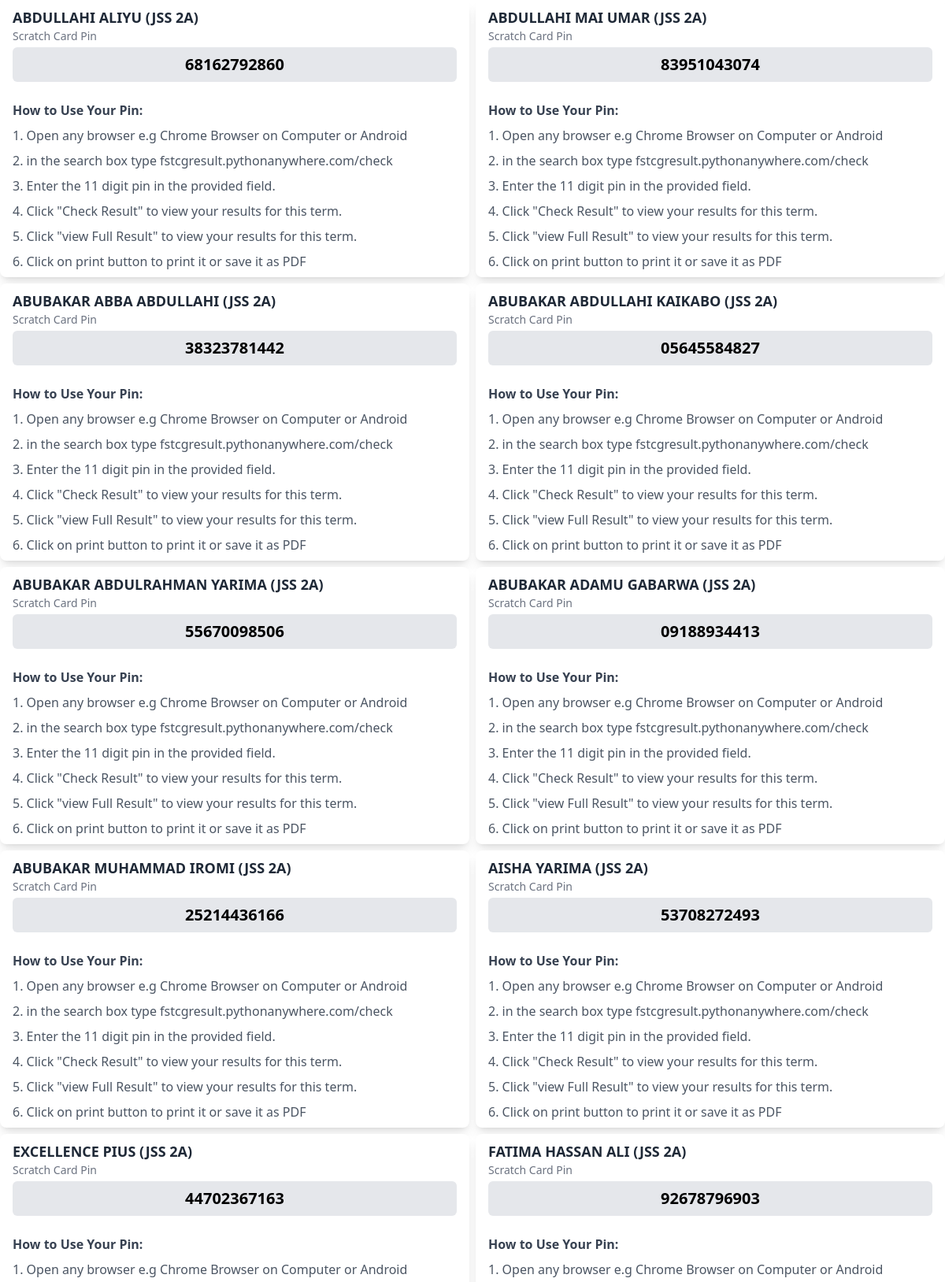
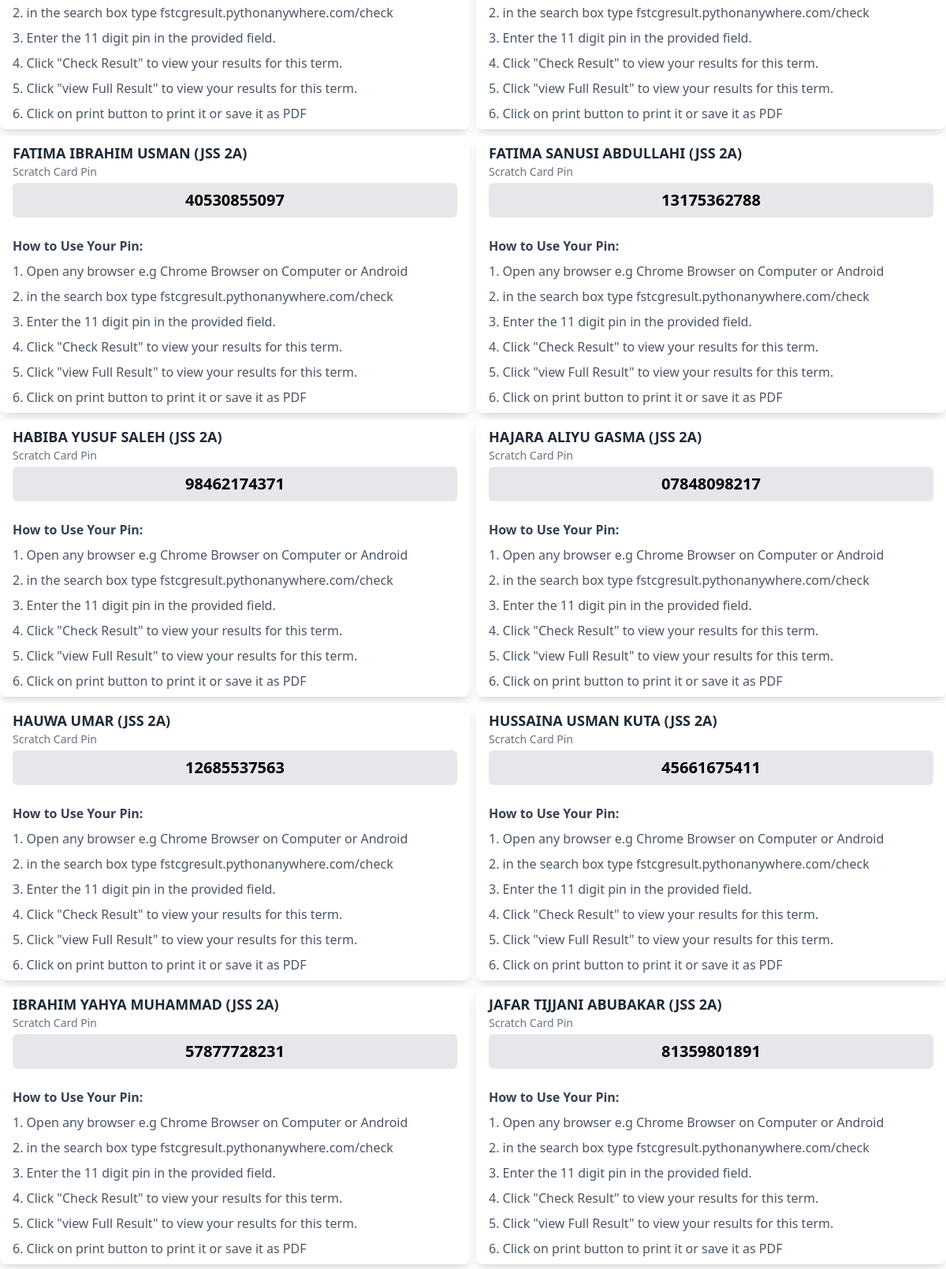
Page /scratch-cards/ (upper part) on the committed database (2 pictures, top to bottom).
### report_card/models.py (models this page shows, shortened)
class Report(models.Model):
    session = models.ForeignKey(Session, related_name='session_reports', on_delete = models.CASCADE)
    term = models.ForeignKey(Term, related_name='term_reports', on_delete = models.CASCADE)
    student = models.ForeignKey(StudentProfile, related_name='student_reports', on_delete = models.CASCADE)
    subjects = models.ManyToManyField(SubjectEntry, related_name = 'subjects')
    level = models.ForeignKey(Level, related_name='level_results', on_delete=models.CASCADE)
    is_approved = models.BooleanField(default = False)
    date_created = models.DateTimeField(auto_now_add = True)
    overall_total = models.IntegerField(blank = True,null=True)
    next_term_begin = models.CharField(max_length=255,blank=True, null=True)
    position = models.IntegerField(blank = True, null =True)
    out_of = models.CharField(max_length=255,blank = True,null=True)
    closes_on = models.CharField(max_length=255,blank = True,null=True)
    pin = models.CharField(max_length=255,blank = True,null=True)
    class Meta:
        unique_together = ('session', 'term', 'student', 'level')

### profiles/models.py (models this page shows, shortened)
class StudentProfile(models.Model):
    years=(('2023','2023'),('2024','2024'),('2025','2025'),('2026','2026'))
    genders=(('MALE','MALE'),('FEMALE','FEMALE'))
    houses =(('ABIOLA','ABIOLA'),('AHMAD LAWAN','AHMAD LAWAN'),('JUSTICE ALOOMA','JUSTICE ALOOMA'),('NGOZI OKONJU NWELA','NGOZI OKONJU NWELA'),('GOODLUCK EBELE JONATHAN','GOODLUCK EBELE JONATHAN'))
    user = models.OneToOneField(User, on_delete=models.CASCADE, related_name='profile')
    admission_number = models.CharField(max_length=255, null=True, blank=True, unique=True)
    full_name = models.CharField(max_length=255, null=True, blank=True)
    year_of_admission = models.CharField(max_length=255, choices = years)
    address = models.TextField(max_length=1000, null=True, blank=True)
    level = models.ForeignKey(Level, on_delete=models.CASCADE, null=True, blank=True)
    gender = models.CharField(max_length=255, choices = genders, null=True, blank=True)
    house = models.CharField(max_length=255, choices = houses, null=True, blank=True)
    def __str__(self):
        return f"{self.full_name}"

class Level(models.Model):
    name = models.CharField(max_length = 255)
    def __str__(self):
        return self.name

### report_card/views.py (the view)
# urls.py: path('scratch-cards/', views.scratch_cards, name='scratch-cards'),
def scratch_cards(request):
    scratch_cards = Report.objects.filter(level = 4)
    context = {
        'scratch_cards':scratch_cards,
    }
    return render(request, 'scratch_cards.html',context)

### profiles/models.py (called while the page is built)
    def __str__(self):
        return self.name

    def __str__(self):
        return self.name

### report_card/templates/scratch_cards.html (shortened to what this page needs)
<!DOCTYPE html>
<html lang="en">
    <head>
    <script src="https://cdn.tailwindcss.com"></script>
</head>
<body>
  <div class="grid grid-cols-1 sm:grid-cols-2 lg:grid-cols-2 gap-2 p-">
    {% for card in scratch_cards %}
      <div class="bg-white px-4 py-2 rounded-lg shadow-lg">
          <h3 class="text-lg font-semibold text-gray-800">{{card.student}} ({{card.level}})</h3>
          <div class="">
            <span class="block text-sm font-medium text-gray-500">Scratch Card Pin</span>
            <p class="bg-gray-200 text-center text-xl font-bold py-2 rounded-md mt-1">{{card.pin}}</p>
          </div>
          <div class="mt-6">
            <h4 class="font-semibold text-gray-700">How to Use Your Pin:</h4>
            <ol class="list-decimal list-inside mt-2 space-y-2 text-gray-600">
              <li>Open any browser e.g Chrome Browser on Computer or Android</li>
              <li>in the search box type fstcgresult.pythonanywhere.com/check</li>
              <li>Enter the 11 digit pin in the provided field.</li>
              <li>Click "Check Result" to view your results for this term.</li>
              <li>Click "view Full Result" to view your results for this term.</li>
              <li>Click on print button to print  it or save it as PDF</li>
            </ol>
          </div>
      </div>
    {% endfor %}
  </div>
<script src="https://cdn.tailwindcss.com"></script>
</body>
</html>

### rows in the picture
Report: student "ABDULLAHI ALIYU", level "JSS 2A", pin "68162792860"
Report: student "ABDULLAHI MAI UMAR", level "JSS 2A", pin "83951043074"
Report: student "ABUBAKAR ABBA ABDULLAHI", level "JSS 2A", pin "38323781442"
Report: student "ABUBAKAR ABDULLAHI KAIKABO", level "JSS 2A", pin "05645584827"
Report: student "ABUBAKAR ABDULRAHMAN YARIMA", level "JSS 2A", pin "55670098506"
Report: student "ABUBAKAR ADAMU GABARWA", level "JSS 2A", pin "09188934413"
Report: student "ABUBAKAR MUHAMMAD IROMI", level "JSS 2A", pin "25214436166"
Report: student "AISHA YARIMA", level "JSS 2A", pin "53708272493"
Report: student "EXCELLENCE PIUS", level "JSS 2A", pin "44702367163"
Report: student "FATIMA HASSAN ALI", level "JSS 2A", pin "92678796903"
Report: student "FATIMA IBRAHIM USMAN", level "JSS 2A", pin "40530855097"
Report: student "FATIMA SANUSI ABDULLAHI", level "JSS 2A", pin "13175362788"
Report: student "HABIBA YUSUF SALEH", level "JSS 2A", pin "98462174371"
Report: student "HAJARA ALIYU GASMA", level "JSS 2A", pin "07848098217"
Report: student "HAUWA UMAR", level "JSS 2A", pin "12685537563"
Report: student "HUSSAINA USMAN KUTA", level "JSS 2A", pin "45661675411"
Report: student "IBRAHIM YAHYA MUHAMMAD", level "JSS 2A", pin "57877728231"
Report: student "JAFAR TIJJANI ABUBAKAR", level "JSS 2A", pin "81359801891"
